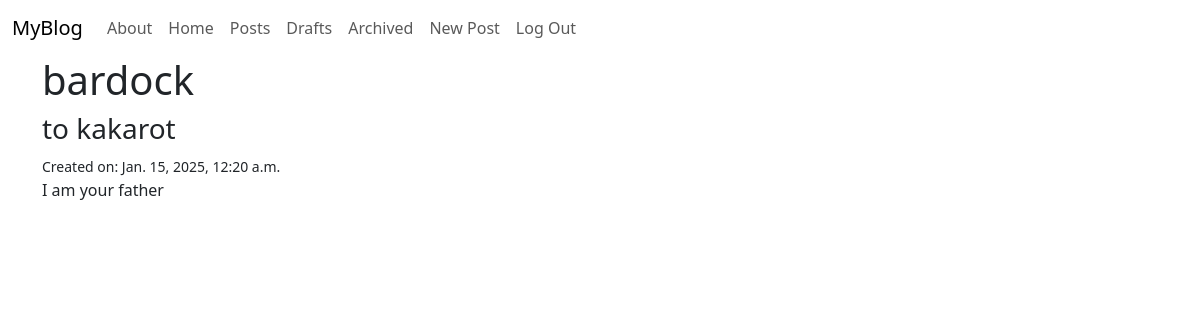
The page /posts/5/ (signed in) on the database its author committed.
### posts/models.py (models this page shows, shortened)
class Post(models.Model):
    title = models.CharField(max_length=128)
    subtitle = models.CharField(max_length=256)
    body = models.TextField()
    author = models.ForeignKey(
        get_user_model(),
        on_delete=models.CASCADE
    )
    status = models.ForeignKey(
        Status,
        on_delete=models.CASCADE
    )
    created_on = models.DateTimeField(auto_now_add=True)

### posts/views.py (the view)
# urls.py: path("<int:pk>/", views.PostDetailView.as_view(), name="detail"),
class PostDetailView(UserPassesTestMixin, DetailView):
        template_name = "posts/detail.html"
        model = Post
        def test_func(self):
            post = self.get_object()
            if post.status.name == "published":
                return True
            elif post.status.name == "draft":
                if (self.request.user.is_authenticated
                        and self.request.user == post.author):
                    return True
            elif (post.status.name == "archived"
                    and self.request.user.is_authenticated):
                return True
            else:
                return False

### templates/posts/detail.html (shortened to what this page needs)
{% extends 'base.html' %}
{% block content %}
<h1>{{ post.title }}</h1>
<h3>{{ post.subtitle }}</h3>
<small>Created on: {{ post.created_on }}</small>
<p>{{ post.body }}</p>
{% endblock content %}

### rows shown on the page
Post: title "bardock", subtitle "to kakarot", created_on "Jan. 15, 2025, 12:20 a.m.", body "I am your father"
